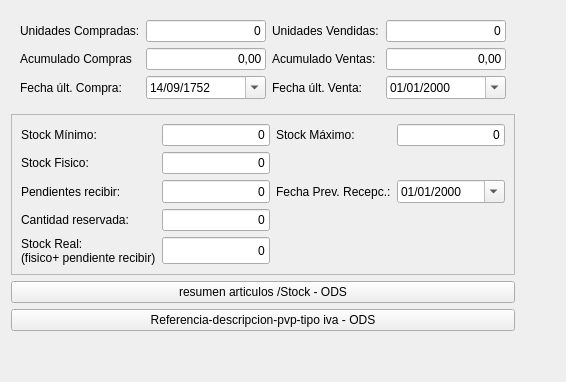
         <widget class="QWidget" name="tab_estadistica">
          <attribute name="title">
           <string>Estadistica</string>
          </attribute>
          <layout class="QGridLayout" name="gridLayout_37">
           <item row="1" column="0">
            <widget class="QFrame" name="frame_6">
             <property name="frameShape">
              <enum>QFrame::StyledPanel</enum>
             </property>
             <property name="frameShadow">
              <enum>QFrame::Raised</enum>
             </property>
             <layout class="QGridLayout" name="gridLayout_33">
              <item row="1" column="1">
               <widget class="QLineEdit" name="txtstock_fisico_almacen">
                <property name="maximumSize">
                 <size>
                  <width>120</width>
                  <height>27</height>
                 </size>
                </property>
                <property name="text">
                 <string>0</string>
                </property>
                <property name="alignment">
                 <set>Qt::AlignRight|Qt::AlignTrailing|Qt::AlignVCenter</set>
                </property>
               </widget>
              </item>
              <item row="0" column="0">
               <widget class="QLabel" name="label_30">
                <property name="autoFillBackground">
                 <bool>false</bool>
                </property>
                <property name="text">
                 <string>Stock Mínimo:</string>
                </property>
               </widget>
              </item>
              <item row="1" column="0">
               <widget class="QLabel" name="label_22">
                <property name="text">
                 <string>Stock Fisico:</string>
                </property>
               </widget>
              </item>
              <item row="0" column="1">
               <widget class="QLineEdit" name="txtstock_minimo">
                <property name="sizePolicy">
                 <sizepolicy hsizetype="Expanding" vsizetype="Preferred">
                  <horstretch>0</horstretch>
                  <verstretch>0</verstretch>
                 </sizepolicy>
                </property>
                <property name="maximumSize">
                 <size>
                  <width>120</width>
                  <height>27</height>
                 </size>
                </property>
                <property name="text">
                 <string>0</string>
                </property>
                <property name="alignment">
                 <set>Qt::AlignRight|Qt::AlignTrailing|Qt::AlignVCenter</set>
                </property>
               </widget>
              </item>
              <item row="0" column="2">
               <widget class="QLabel" name="label_31">
                <property name="text">
                 <string>Stock Máximo:</string>
                </property>
               </widget>
              </item>
              <item row="0" column="5">
               <widget class="QLineEdit" name="txtstock_maximo">
                <property name="sizePolicy">
                 <sizepolicy hsizetype="Expanding" vsizetype="Preferred">
                  <horstretch>0</horstretch>
                  <verstretch>0</verstretch>
                 </sizepolicy>
                </property>
                <property name="maximumSize">
                 <size>
                  <width>120</width>
                  <height>27</height>
                 </size>
                </property>
                <property name="text">
                 <string>0</string>
                </property>
                <property name="alignment">
                 <set>Qt::AlignRight|Qt::AlignTrailing|Qt::AlignVCenter</set>
                </property>
               </widget>
              </item>
              <item row="2" column="0">
               <widget class="QLabel" name="label_44">
                <property name="text">
                 <string>Pendientes recibir:</string>
                </property>
               </widget>
              </item>
              <item row="2" column="1">
               <widget class="QLineEdit" name="txtcantidad_pendiente_recibir">
                <property name="enabled">
                 <bool>true</bool>
                </property>
                <property name="sizePolicy">
                 <sizepolicy hsizetype="Expanding" vsizetype="Preferred">
                  <horstretch>0</horstretch>
                  <verstretch>0</verstretch>
                 </sizepolicy>
                </property>
                <property name="maximumSize">
                 <size>
                  <width>120</width>
                  <height>27</height>
                 </size>
                </property>
                <property name="text">
                 <string>0</string>
                </property>
                <property name="alignment">
                 <set>Qt::AlignRight|Qt::AlignTrailing|Qt::AlignVCenter</set>
                </property>
               </widget>
              </item>
              <item row="4" column="1">
               <widget class="QLineEdit" name="txtstock_real_2">
                <property name="enabled">
                 <bool>true</bool>
                </property>
                <property name="sizePolicy">
                 <sizepolicy hsizetype="Expanding" vsizetype="Preferred">
                  <horstretch>0</horstretch>
                  <verstretch>0</verstretch>
                 </sizepolicy>
                </property>
                <property name="minimumSize">
                 <size>
                  <width>0</width>
                  <height>27</height>
                 </size>
                </property>
                <property name="maximumSize">
                 <size>
                  <width>120</width>
                  <height>27</height>
                 </size>
                </property>
                <property name="text">
                 <string>0</string>
                </property>
                <property name="alignment">
                 <set>Qt::AlignRight|Qt::AlignTrailing|Qt::AlignVCenter</set>
                </property>
               </widget>
              </item>
              <item row="4" column="0">
               <widget class="QLabel" name="label_32">
                <property name="text">
                 <string>Stock Real:
(fisico+ pendiente recibir)</string>
                </property>
               </widget>
              </item>
              <item row="3" column="0">
               <widget class="QLabel" name="label_45">
                <property name="text">
                 <string>Cantidad reservada:</string>
                </property>
               </widget>
              </item>
              <item row="3" column="1">
               <widget class="QLineEdit" name="txtunidades_reservadas">
                <property name="enabled">
                 <bool>true</bool>
                </property>
                <property name="sizePolicy">
                 <sizepolicy hsizetype="Expanding" vsizetype="Preferred">
                  <horstretch>0</horstretch>
                  <verstretch>0</verstretch>
                 </sizepolicy>
                </property>
                <property name="maximumSize">
                 <size>
                  <width>120</width>
                  <height>27</height>
                 </size>
                </property>
                <property name="text">
                 <string>0</string>
                </property>
                <property name="alignment">
                 <set>Qt::AlignRight|Qt::AlignTrailing|Qt::AlignVCenter</set>
                </property>
               </widget>
              </item>
              <item row="2" column="2">
               <widget class="QLabel" name="lblFechaPrevistaRecepcion">
                <property name="text">
                 <string>Fecha Prev. Recepc.:</string>
                </property>
               </widget>
              </item>
              <item row="2" column="5">
               <widget class="QDateEdit" name="txtfecha_prevista_recepcion">
                <property name="enabled">
                 <bool>true</bool>
                </property>
                <property name="sizePolicy">
                 <sizepolicy hsizetype="Minimum" vsizetype="Preferred">
                  <horstretch>0</horstretch>
                  <verstretch>0</verstretch>
                 </sizepolicy>
                </property>
                <property name="maximumSize">
                 <size>
                  <width>120</width>
                  <height>27</height>
                 </size>
                </property>
                <property name="maximumDateTime">
                 <datetime>
                  <hour>23</hour>
                  <minute>59</minute>
                  <second>59</second>
                  <year>7999</year>
                  <month>12</month>
                  <day>31</day>
                 </datetime>
                </property>
                <property name="displayFormat">
                 <string>dd/MM/yyyy</string>
                </property>
                <property name="calendarPopup">
                 <bool>true</bool>
                </property>
               </widget>
              </item>
             </layout>
            </widget>
           </item>
           <item row="4" column="0">
            <spacer name="verticalSpacer_4">
             <property name="orientation">
              <enum>Qt::Vertical</enum>
             </property>
             <property name="sizeHint" stdset="0">
              <size>
               <width>20</width>
               <height>40</height>
              </size>
             </property>
            </spacer>
           </item>
           <item row="0" column="0">
            <widget class="QFrame" name="frame">
             <layout class="QGridLayout" name="gridLayout_12">
              <item row="0" column="0">
               <widget class="QLabel" name="label_28">
                <property name="text">
                 <string>Unidades Compradas:</string>
                </property>
               </widget>
              </item>
              <item row="0" column="1">
               <widget class="QLineEdit" name="txtunidades_compradas">
                <property name="enabled">
                 <bool>true</bool>
                </property>
                <property name="sizePolicy">
                 <sizepolicy hsizetype="Preferred" vsizetype="Fixed">
                  <horstretch>0</horstretch>
                  <verstretch>0</verstretch>
                 </sizepolicy>
                </property>
                <property name="maximumSize">
                 <size>
                  <width>120</width>
                  <height>27</height>
                 </size>
                </property>
                <property name="text">
                 <string>0</string>
                </property>
                <property name="alignment">
                 <set>Qt::AlignRight|Qt::AlignTrailing|Qt::AlignVCenter</set>
                </property>
               </widget>
              </item>
              <item row="1" column="0">
               <widget class="QLabel" name="label_42">
                <property name="text">
                 <string>Acumulado Compras</string>
                </property>
               </widget>
              </item>
              <item row="1" column="1">
               <widget class="QLineEdit" name="txtimporte_acumulado_compras">
                <property name="enabled">
                 <bool>true</bool>
                </property>
                <property name="sizePolicy">
                 <sizepolicy hsizetype="Expanding" vsizetype="Preferred">
                  <horstretch>0</horstretch>
                  <verstretch>0</verstretch>
                 </sizepolicy>
                </property>
                <property name="maximumSize">
                 <size>
                  <width>120</width>
                  <height>27</height>
                 </size>
                </property>
                <property name="text">
                 <string>0,00</string>
                </property>
                <property name="alignment">
                 <set>Qt::AlignRight|Qt::AlignTrailing|Qt::AlignVCenter</set>
                </property>
               </widget>
              </item>
              <item row="0" column="2">
               <widget class="QLabel" name="label_29">
                <property name="text">
                 <string>Unidades Vendidas:</string>
                </property>
               </widget>
              </item>
              <item row="0" column="3">
               <widget class="QLineEdit" name="txtunidades_vendidas">
                <property name="enabled">
                 <bool>true</bool>
                </property>
                <property name="sizePolicy">
                 <sizepolicy hsizetype="Expanding" vsizetype="Preferred">
                  <horstretch>0</horstretch>
                  <verstretch>0</verstretch>
                 </sizepolicy>
                </property>
                <property name="maximumSize">
                 <size>
                  <width>120</width>
                  <height>27</height>
                 </size>
                </property>
                <property name="text">
                 <string>0</string>
                </property>
                <property name="alignment">
                 <set>Qt::AlignRight|Qt::AlignTrailing|Qt::AlignVCenter</set>
                </property>
               </widget>
              </item>
              <item row="1" column="2">
               <widget class="QLabel" name="label_43">
                <property name="text">
                 <string>Acumulado Ventas:</string>
                </property>
               </widget>
              </item>
              <item row="1" column="3">
               <widget class="QLineEdit" name="txtimporte_acumulado_ventas">
                <property name="enabled">
                 <bool>true</bool>
                </property>
                <property name="sizePolicy">
                 <sizepolicy hsizetype="Expanding" vsizetype="Preferred">
                  <horstretch>0</horstretch>
                  <verstretch>0</verstretch>
                 </sizepolicy>
                </property>
                <property name="maximumSize">
                 <size>
                  <width>120</width>
                  <height>27</height>
                 </size>
                </property>
                <property name="text">
                 <string>0,00</string>
                </property>
                <property name="alignment">
                 <set>Qt::AlignRight|Qt::AlignTrailing|Qt::AlignVCenter</set>
                </property>
               </widget>
              </item>
              <item row="2" column="0">
               <widget class="QLabel" name="label_33">
                <property name="text">
                 <string>Fecha últ. Compra:</string>
                </property>
               </widget>
              </item>
              <item row="2" column="1">
               <widget class="QDateEdit" name="txtfecha_fecha_ultima_compra">
                <property name="enabled">
                 <bool>true</bool>
                </property>
                <property name="sizePolicy">
                 <sizepolicy hsizetype="Minimum" vsizetype="Preferred">
                  <horstretch>0</horstretch>
                  <verstretch>0</verstretch>
                 </sizepolicy>
                </property>
                <property name="maximumSize">
                 <size>
                  <width>120</width>
                  <height>27</height>
                 </size>
                </property>
                <property name="displayFormat">
                 <string>dd/MM/yyyy</string>
                </property>
                <property name="calendarPopup">
                 <bool>true</bool>
                </property>
                <property name="date">
                 <date>
                  <year>1752</year>
                  <month>9</month>
                  <day>14</day>
                 </date>
                </property>
               </widget>
              </item>
              <item row="2" column="2">
               <widget class="QLabel" name="label_34">
                <property name="text">
                 <string>Fecha últ. Venta:</string>
                </property>
               </widget>
              </item>
              <item row="2" column="3">
               <widget class="QDateEdit" name="txtfechaUltimaVenta">
                <property name="enabled">
                 <bool>true</bool>
                </property>
                <property name="maximumSize">
                 <size>
                  <width>120</width>
                  <height>27</height>
                 </size>
                </property>
                <property name="displayFormat">
                 <string>dd/MM/yyyy</string>
                </property>
                <property name="calendarPopup">
                 <bool>true</bool>
                </property>
               </widget>
              </item>
             </layout>
            </widget>
           </item>
           <item row="2" column="0">
            <widget class="QPushButton" name="btnResArt">
             <property name="text">
              <string>resumen articulos /Stock - ODS</string>
             </property>
            </widget>
           </item>
           <item row="3" column="0">
            <widget class="QPushButton" name="btnResArt2">
             <property name="text">
              <string>Referencia-descripcion-pvp-tipo iva - ODS</string>
             </property>
            </widget>
           </item>
           <item row="1" column="1">
            <spacer name="horizontalSpacer_3">
             <property name="orientation">
              <enum>Qt::Horizontal</enum>
             </property>
             <property name="sizeHint" stdset="0">
              <size>
               <width>40</width>
               <height>20</height>
              </size>
             </property>
            </spacer>
           </item>
          </layout>
         </widget>
